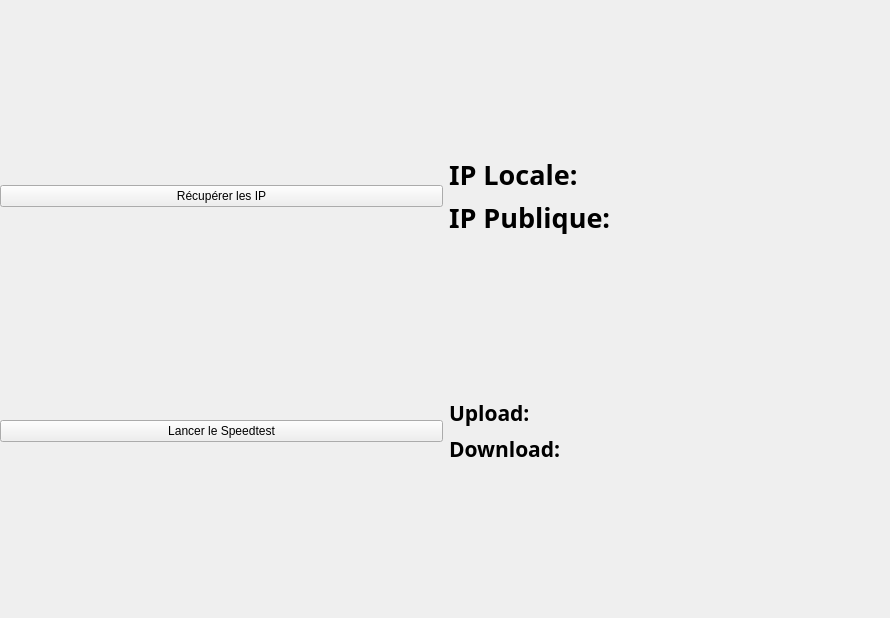
<?xml version="1.0" encoding="UTF-8"?>
<ui version="4.0">
 <class>NetworkUI</class>
 <widget class="QWidget" name="NetworkUI">
  <property name="geometry">
   <rect>
    <x>0</x>
    <y>0</y>
    <width>890</width>
    <height>618</height>
   </rect>
  </property>
  <property name="windowTitle">
   <string>Form</string>
  </property>
  <widget class="QWidget" name="gridLayoutWidget_3">
   <property name="geometry">
    <rect>
     <x>0</x>
     <y>0</y>
     <width>891</width>
     <height>621</height>
    </rect>
   </property>
   <layout class="QGridLayout" name="gridLayout_2">
    <item row="0" column="1">
     <layout class="QGridLayout" name="gridLayout">
      <item row="2" column="0">
       <widget class="QLabel" name="label_2">
        <property name="font">
         <font>
          <family>Arial Black</family>
          <pointsize>20</pointsize>
          <weight>75</weight>
          <bold>true</bold>
         </font>
        </property>
        <property name="text">
         <string>IP Publique:</string>
        </property>
       </widget>
      </item>
      <item row="1" column="0">
       <widget class="QLabel" name="label">
        <property name="font">
         <font>
          <family>Arial Black</family>
          <pointsize>20</pointsize>
          <weight>75</weight>
          <bold>true</bold>
         </font>
        </property>
        <property name="text">
         <string>IP Locale:</string>
        </property>
       </widget>
      </item>
      <item row="1" column="1">
       <widget class="QLabel" name="localIp">
        <property name="minimumSize">
         <size>
          <width>200</width>
          <height>0</height>
         </size>
        </property>
        <property name="font">
         <font>
          <family>Arial Black</family>
          <pointsize>16</pointsize>
          <weight>75</weight>
          <bold>true</bold>
         </font>
        </property>
        <property name="text">
         <string/>
        </property>
       </widget>
      </item>
      <item row="2" column="1">
       <widget class="QLabel" name="publicIp">
        <property name="minimumSize">
         <size>
          <width>200</width>
          <height>0</height>
         </size>
        </property>
        <property name="font">
         <font>
          <family>Arial Black</family>
          <pointsize>16</pointsize>
          <weight>75</weight>
          <bold>true</bold>
         </font>
        </property>
        <property name="text">
         <string/>
        </property>
       </widget>
      </item>
     </layout>
    </item>
    <item row="0" column="0">
     <widget class="QPushButton" name="getIpButton">
      <property name="text">
       <string>Récupérer les IP</string>
      </property>
     </widget>
    </item>
    <item row="1" column="1">
     <layout class="QGridLayout" name="gridLayout_4">
      <item row="1" column="0">
       <widget class="QLabel" name="label_4">
        <property name="font">
         <font>
          <family>Arial Black</family>
          <pointsize>16</pointsize>
          <weight>75</weight>
          <bold>true</bold>
         </font>
        </property>
        <property name="text">
         <string>Download:</string>
        </property>
       </widget>
      </item>
      <item row="0" column="0">
       <widget class="QLabel" name="label_3">
        <property name="font">
         <font>
          <family>Arial Black</family>
          <pointsize>16</pointsize>
          <weight>75</weight>
          <bold>true</bold>
         </font>
        </property>
        <property name="text">
         <string>Upload:</string>
        </property>
       </widget>
      </item>
      <item row="0" column="1">
       <widget class="QLabel" name="uploadLabel">
        <property name="font">
         <font>
          <family>Arial Black</family>
          <pointsize>12</pointsize>
          <weight>75</weight>
          <bold>true</bold>
         </font>
        </property>
        <property name="text">
         <string/>
        </property>
       </widget>
      </item>
      <item row="1" column="1">
       <widget class="QLabel" name="downloadLabel">
        <property name="font">
         <font>
          <family>Arial Black</family>
          <pointsize>12</pointsize>
          <weight>75</weight>
          <bold>true</bold>
         </font>
        </property>
        <property name="text">
         <string/>
        </property>
       </widget>
      </item>
     </layout>
    </item>
    <item row="1" column="0">
     <widget class="QPushButton" name="speedTestButton">
      <property name="text">
       <string>Lancer le Speedtest</string>
      </property>
     </widget>
    </item>
   </layout>
  </widget>
 </widget>
 <resources/>
 <connections/>
</ui>
